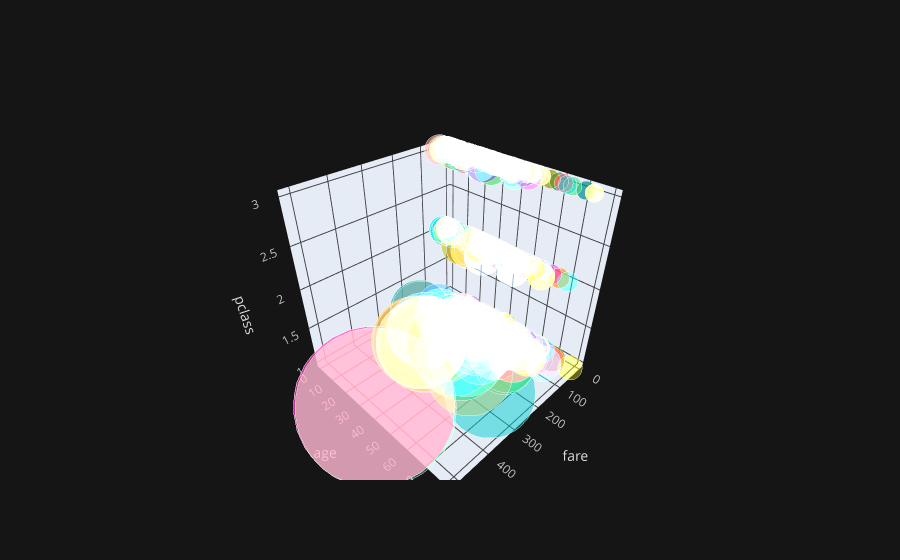

Source (notebook cell):
### Code cell
df2.iplot(x = 'fare', y = 'age', z ='pclass', kind = 'bubble3d', xTitle = 'fare', yTitle = 'age',  zTitle = 'pclass', size = 'fare' )

### Figure 1 — Plotly figure (JSON) as saved in the notebook; plotly's stock layout.template omitted (floating-point values rounded to 4 significant figures; data arrays with more than 128 entries replaced by an {"elided": "..."} marker saying what was removed)
{"data": [{"marker": {"color": {"elided": "891 str values"}, "opacity": 0.8, "size": {"elided": "891 int values"}, "symbol": "circle"}, "mode": "markers", "text": {"elided": "891 str values"}, "type": "scatter3d", "x": {"elided": "891 float values"}, "y": {"elided": "891 float values"}, "z": {"elided": "891 int values"}}], "layout": {"legend": {"bgcolor": "#151516", "font": {"color": "#D9D9D9"}}, "paper_bgcolor": "#151516", "plot_bgcolor": "#151516", "scene": {"xaxis": {"gridcolor": "#434343", "showgrid": true, "tickfont": {"color": "#C2C2C2"}, "title": {"font": {"color": "#D9D9D9"}, "text": "fare"}, "zerolinecolor": "#666570"}, "yaxis": {"gridcolor": "#434343", "showgrid": true, "tickfont": {"color": "#C2C2C2"}, "title": {"font": {"color": "#D9D9D9"}, "text": "age"}, "zerolinecolor": "#666570"}, "zaxis": {"gridcolor": "#434343", "showgrid": true, "tickfont": {"color": "#C2C2C2"}, "title": {"font": {"color": "#D9D9D9"}, "text": "pclass"}, "zerolinecolor": "#666570"}}, "title": {"font": {"color": "#D9D9D9"}}}}
